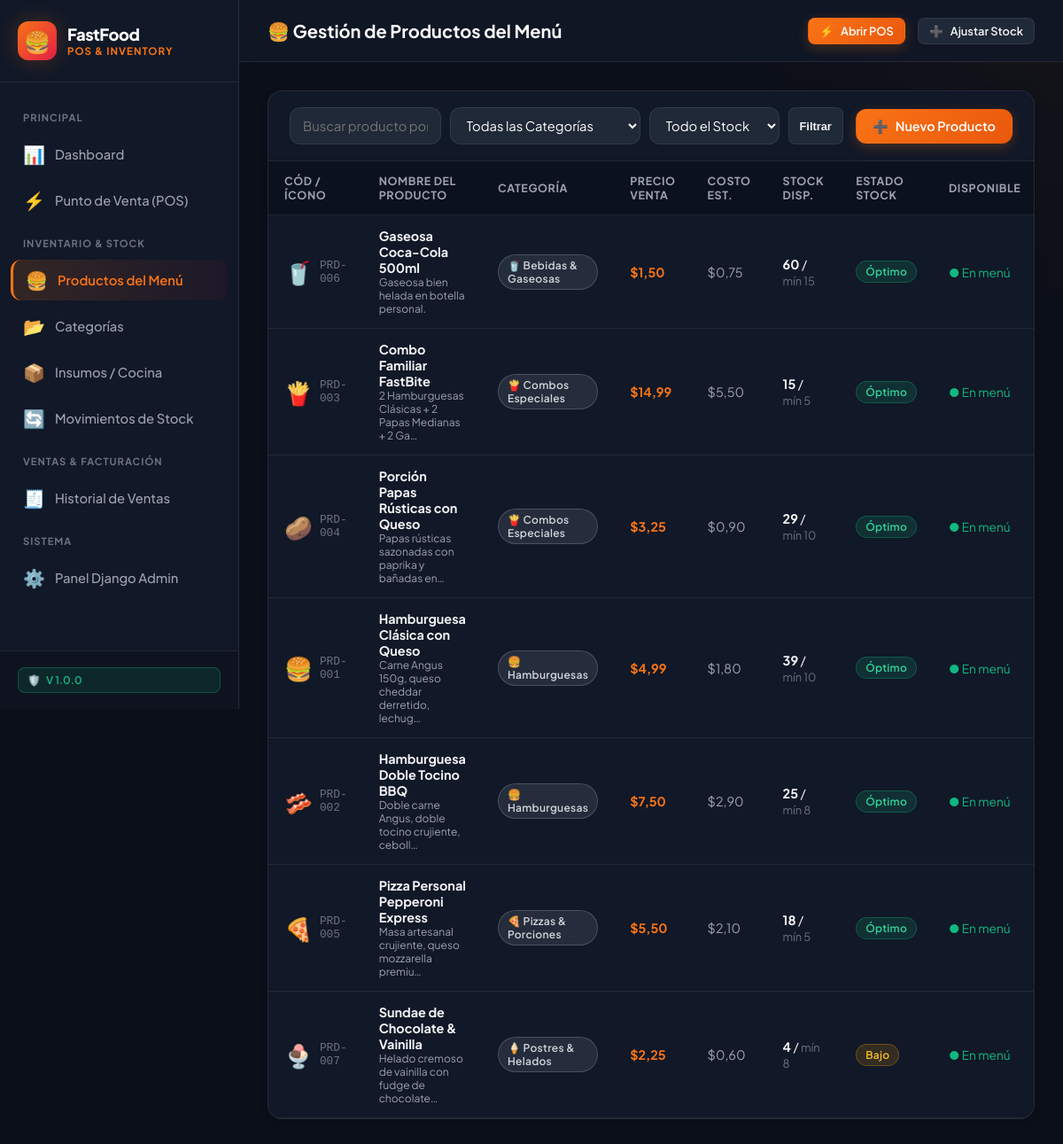
/productos/, run on the app's committed database.
### inventory_sales/models.py (models this page shows, shortened)
class Producto(models.Model):
    codigo = models.CharField(max_length=50, unique=True, verbose_name="Código de Producto")
    nombre = models.CharField(max_length=150, verbose_name="Nombre del Producto")
    categoria = models.ForeignKey(Categoria, on_delete=models.CASCADE, related_name='productos', verbose_name="Categoría")
    precio = models.DecimalField(
        max_digits=10,
        decimal_places=2,
        validators=[MinValueValidator(Decimal('0.01'))],
        verbose_name="Precio de Venta ($)"
    )
    costo = models.DecimalField(
        max_digits=10,
        decimal_places=2,
        default=0.00,
        validators=[MinValueValidator(Decimal('0.00'))],
        verbose_name="Costo Estimado ($)"
    )
    stock_disponible = models.PositiveIntegerField(
        default=0,
        verbose_name="Stock Disponible (Unidades)"
    )
    stock_minimo = models.PositiveIntegerField(
        default=5,
        verbose_name="Stock Mínimo de Alerta"
    )
    descripcion = models.TextField(blank=True, verbose_name="Descripción de Ingredientes / Combo")
    emoji = models.CharField(max_length=50, default="🍔", verbose_name="Emoji Representativo")
    activo = models.BooleanField(default=True, verbose_name="Disponible para Venta")
    creado_en = models.DateTimeField(auto_now_add=True, verbose_name="Fecha de Creación")
    actualizado_en = models.DateTimeField(auto_now=True, verbose_name="Última Actualización")
    class Meta:
        verbose_name = "Producto del Menú"
        verbose_name_plural = "Productos del Menú"
        ordering = ['categoria', 'nombre']

class Categoria(models.Model):
    nombre = models.CharField(max_length=100, unique=True, verbose_name="Nombre de Categoría")
    descripcion = models.TextField(blank=True, verbose_name="Descripción")
    icono = models.CharField(max_length=50, default="🍔", verbose_name="Ícono / Emoji")
    activo = models.BooleanField(default=True, verbose_name="Activo")
    creado_en = models.DateTimeField(auto_now_add=True, verbose_name="Fecha de Creación")
    actualizado_en = models.DateTimeField(auto_now=True, verbose_name="Última Actualización")
    class Meta:
        verbose_name = "Categoría"
        verbose_name_plural = "Categorías"
        ordering = ['nombre']

### inventory_sales/views.py (the view)
# urls.py: path('productos/', views.ProductoListView.as_view(), name='product_list'),
class ProductoListView(ListView):
    model = Producto
    template_name = 'inventory_sales/product_list.html'
    context_object_name = 'productos'
    def get_queryset(self):
        qs = Producto.objects.select_related('categoria').all()
        q = self.request.GET.get('q')
        cat = self.request.GET.get('categoria')
        stock_filter = self.request.GET.get('stock')
        if q:
            qs = qs.filter(Q(nombre__icontains=q) | Q(codigo__icontains=q))
        if cat:
            qs = qs.filter(categoria_id=cat)
        if stock_filter == 'bajo':
            qs = qs.filter(stock_disponible__lte=F('stock_minimo'), stock_disponible__gt=0)
        elif stock_filter == 'agotado':
            qs = qs.filter(stock_disponible=0)
        return qs
    def get_context_data(self, **kwargs):
        context = super().get_context_data(**kwargs)
        context['categorias'] = Categoria.objects.all()
        return context

### templates/inventory_sales/product_list.html (shortened to what this page needs)
{% extends 'base.html' %}
{% block page_title %}🍔 Gestión de Productos del Menú{% endblock %}
{% block content %}
<div class="card">
    <div class="card-header" style="flex-wrap: wrap; gap: 14px;">
        <form method="get" style="display: flex; gap: 10px; flex: 1; min-width: 280px; flex-wrap: wrap;">
            <input type="text" name="q" value="{{ request.GET.q }}" class="form-control" style="flex: 1; min-width: 160px;" placeholder="Buscar producto por nombre o código...">
            <select name="categoria" class="form-select" style="width: auto;" onchange="this.form.submit()">
                <option value="">Todas las Categorías</option>
            </select>
            <select name="stock" class="form-select" style="width: auto;" onchange="this.form.submit()">
                <option value="">Todo el Stock</option>
            </select>
            <button type="submit" class="btn btn-secondary btn-sm">Filtrar</button>
        </form>
        <a href="{% url 'product_create' %}" class="btn btn-primary">
            <span>➕</span> Nuevo Producto
        </a>
    </div>
    <div class="card-body" style="padding: 0;">
        <div class="table-responsive">
            <table class="custom-table">
                <thead>
                    <tr>
                        <th>Cód / Ícono</th>
                        <th>Nombre del Producto</th>
                        <th>Categoría</th>
                        <th>Precio Venta</th>
                        <th>Costo Est.</th>
                        <th>Stock Disp.</th>
                        <th>Estado Stock</th>
                        <th>Disponible</th>
                    </tr>
                </thead>
                <tbody>
                    {% for p in productos %}
                        <tr>
                            <td>
                                <div style="display: flex; align-items: center; gap: 8px;">
                                    <span style="font-size: 1.6rem;">{{ p.emoji }}</span>
                                    <span style="font-family: monospace; font-size: 0.8rem; color: var(--text-dim);">{{ p.codigo }}</span>
                                </div>
                            </td>
                            <td>
                                <strong>{{ p.nombre }}</strong>
                                {% if p.descripcion %}
                                    <div style="font-size: 0.75rem; color: var(--text-muted);">{{ p.descripcion|truncatechars:50 }}</div>
                                {% endif %}
                            </td>
                            <td>
                                <span class="badge badge-muted">{{ p.categoria.icono }} {{ p.categoria.nombre }}</span>
                            </td>
                            <td style="font-weight: 700; color: var(--primary);">${{ p.precio|floatformat:2 }}</td>
                            <td style="color: var(--text-muted);">${{ p.costo|floatformat:2 }}</td>
                            <td>
                                <span style="font-weight: 700;">{{ p.stock_disponible }}</span> / <span style="color: var(--text-dim); font-size: 0.8rem;">mín {{ p.stock_minimo }}</span>
                            </td>
                            <td>
                                {% if p.stock_disponible == 0 %}
                                    <span class="badge badge-danger">Agotado</span>
                                {% elif p.stock_disponible <= p.stock_minimo %}
                                    <span class="badge badge-warning">Bajo</span>
                                {% else %}
                                    <span class="badge badge-success">Óptimo</span>
                                {% endif %}
                            </td>
                            <td>
                                {% if p.activo %}
                                    <span style="color: var(--success); font-size: 0.85rem;">● En menú</span>
                                {% else %}
                                    <span style="color: var(--text-dim); font-size: 0.85rem;">○ Inactivo</span>
                                {% endif %}
                            </td>
                        </tr>
                    {% empty %}
                        <tr>
                            <td colspan="9" style="text-align: center; padding: 36px; color: var(--text-dim);">
                                No se encontraron productos registrados con los filtros aplicados.
                            </td>
                        </tr>
                    {% endfor %}
                </tbody>
            </table>
        </div>
    </div>
</div>
{% endblock %}

### templates/base.html (shortened to what this page needs)
{% load static %}
<!DOCTYPE html>
<html lang="es">
<head>
    <link rel="stylesheet" href="{% static 'css/styles.css' %}">
</head>
<body>
    <div class="app-wrapper">
        <aside class="sidebar">
            <div class="sidebar-header">
                <div class="brand-logo">🍔</div>
                <div class="brand-title">
                    <span>FastFood</span>
                    <span class="brand-subtitle">POS & Inventory</span>
                </div>
            </div>
            <nav class="sidebar-nav">
                <div class="nav-section-title">Principal</div>
                <a href="{% url 'dashboard' %}"
                    class="nav-link {% if request.resolver_match.url_name == 'dashboard' %}active{% endif %}">
                    <span class="icon">📊</span>
                    <span>Dashboard</span>
                </a>
                <a href="{% url 'pos' %}"
                    class="nav-link {% if request.resolver_match.url_name == 'pos' %}active{% endif %}">
                    <span class="icon">⚡</span>
                    <span>Punto de Venta (POS)</span>
                </a>
                <div class="nav-section-title">Inventario & Stock</div>
                <a href="{% url 'product_list' %}"
                    class="nav-link {% if 'product' in request.resolver_match.url_name %}active{% endif %}">
                    <span class="icon">🍔</span>
                    <span>Productos del Menú</span>
                </a>
                <a href="{% url 'category_list' %}"
                    class="nav-link {% if 'category' in request.resolver_match.url_name %}active{% endif %}">
                    <span class="icon">📂</span>
                    <span>Categorías</span>
                </a>
                <a href="{% url 'insumo_list' %}"
                    class="nav-link {% if 'insumo' in request.resolver_match.url_name %}active{% endif %}">
                    <span class="icon">📦</span>
                    <span>Insumos / Cocina</span>
                </a>
                <a href="{% url 'stock_movement_list' %}"
                    class="nav-link {% if 'stock_movement' in request.resolver_match.url_name %}active{% endif %}">
                    <span class="icon">🔄</span>
                    <span>Movimientos de Stock</span>
                </a>
                <div class="nav-section-title">Ventas & Facturación</div>
                <a href="{% url 'sales_list' %}"
                    class="nav-link {% if 'sale' in request.resolver_match.url_name and request.resolver_match.url_name != 'pos' %}active{% endif %}">
                    <span class="icon">🧾</span>
                    <span>Historial de Ventas</span>
                </a>
                <div class="nav-section-title">Sistema</div>
                <a href="/admin/" target="_blank" class="nav-link">
                    <span class="icon">⚙️</span>
                    <span>Panel Django Admin</span>
                </a>
            </nav>
            <div class="sidebar-footer">
                <div class="sqa-badge">
                    <span>🛡️</span>
                    <span>V 1.0.0</span>
                </div>
            </div>
        </aside>
        <div class="main-wrapper">
            <header class="topbar">
                <div class="topbar-title">
                    {% block page_title %}Panel Principal{% endblock %}
                </div>
                <div class="topbar-actions">
                    <a href="{% url 'pos' %}" class="btn btn-primary btn-sm">
                        <span>⚡</span> Abrir POS
                    </a>
                    <a href="{% url 'stock_movement_create' %}" class="btn btn-secondary btn-sm">
                        <span>➕</span> Ajustar Stock
                    </a>
                </div>
            </header>
            <main class="content-container">
                {% block content %}{% endblock %}
            </main>
        </div>
    </div>
</body>
</html>

### data on the page
Producto: emoji "🥤", codigo "PRD-006", nombre "Gaseosa Coca-Cola 500ml", descripcion "Gaseosa bien helada en botella personal.", categoria.icono "🥤", categoria.nombre "Bebidas & Gaseosas", precio "1,50", costo "0,75", stock_disponible "60", stock_minimo "15", shows "Óptimo", activo "● En menú"
Producto: emoji "🍟", codigo "PRD-003", nombre "Combo Familiar FastBite", descripcion "2 Hamburguesas Clásicas + 2 Papas Medianas + 2 Ga…", categoria.icono "🍟", categoria.nombre "Combos Especiales", precio "14,99", costo "5,50", stock_disponible "15", stock_minimo "5", shows "Óptimo", activo "● En menú"
Producto: emoji "🥔", codigo "PRD-004", nombre "Porción Papas Rústicas con Queso", descripcion "Papas rústicas sazonadas con paprika y bañadas en…", categoria.icono "🍟", categoria.nombre "Combos Especiales", precio "3,25", costo "0,90", stock_disponible "29", stock_minimo "10", shows "Óptimo", activo "● En menú"
Producto: emoji "🍔", codigo "PRD-001", nombre "Hamburguesa Clásica con Queso", descripcion "Carne Angus 150g, queso cheddar derretido, lechug…", categoria.icono "🍔", categoria.nombre "Hamburguesas", precio "4,99", costo "1,80", stock_disponible "39", stock_minimo "10", shows "Óptimo", activo "● En menú"
Producto: emoji "🥓", codigo "PRD-002", nombre "Hamburguesa Doble Tocino BBQ", descripcion "Doble carne Angus, doble tocino crujiente, ceboll…", categoria.icono "🍔", categoria.nombre "Hamburguesas", precio "7,50", costo "2,90", stock_disponible "25", stock_minimo "8", shows "Óptimo", activo "● En menú"
Producto: emoji "🍕", codigo "PRD-005", nombre "Pizza Personal Pepperoni Express", descripcion "Masa artesanal crujiente, queso mozzarella premiu…", categoria.icono "🍕", categoria.nombre "Pizzas & Porciones", precio "5,50", costo "2,10", stock_disponible "18", stock_minimo "5", shows "Óptimo", activo "● En menú"
Producto: emoji "🍨", codigo "PRD-007", nombre "Sundae de Chocolate & Vainilla", descripcion "Helado cremoso de vainilla con fudge de chocolate…", categoria.icono "🍦", categoria.nombre "Postres & Helados", precio "2,25", costo "0,60", stock_disponible "4", stock_minimo "8", shows "Bajo", activo "● En menú"
